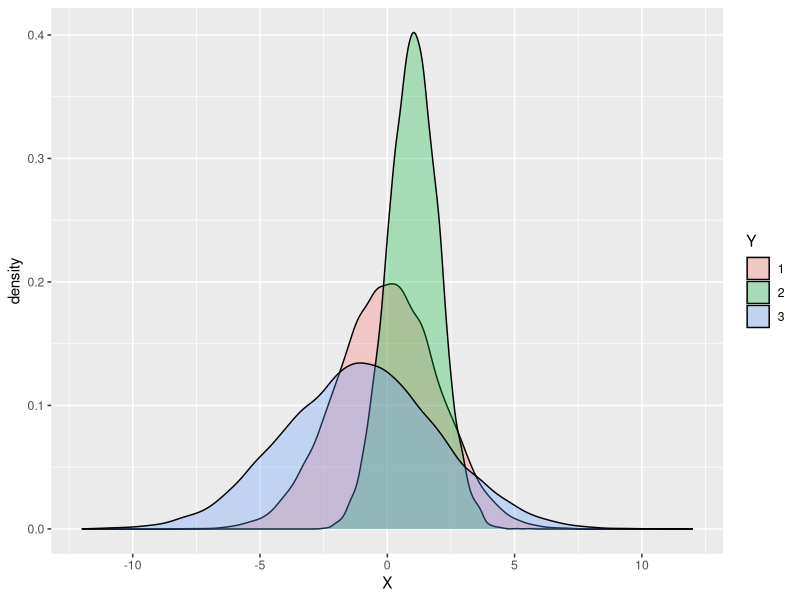
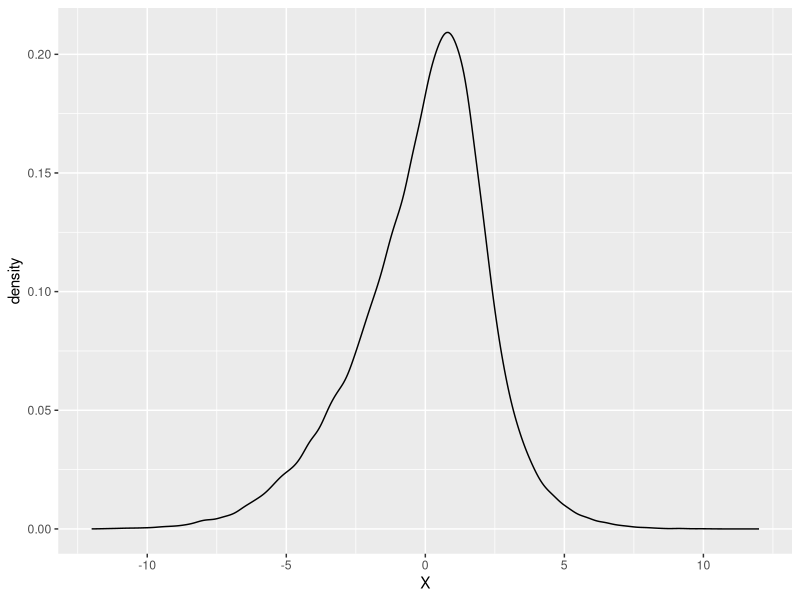

Here is the R script that generated these plots, in order: (Note: a time limit stopped this script after it produced the figures.)
## ---- chunk 1
knitr::opts_chunk$set(echo = TRUE)
library(ggplot2)
## ---- chunk 2
set.seed(12345)
n = 50000
## ---- chunk 3
Z = runif(n,min=0,max=1)
alpha1 = 0.4 
alpha2 = 0.25
alpha3 = 0.35
mu = c(0,1,-1)
sigma = c(2,1,3)
ind1 = which(Z<alpha1)
ind3 = which(Z>=(alpha1+alpha2))
## ---- chunk 4
Y = rep(2,times = n)
Y[ind1] = 1
Y[ind3] = 3
X = rep(0,times = n) 
for (i in 1:n){
  m = mu[Y[i]]
  s = sigma[Y[i]]
  X[i] = rnorm(1,mean= m ,sd= s)
}
Y=factor(Y)
Truedata<-data.frame(cbind(X,Y))
Truedata<-Truedata[order(Y), ]
Truedata$Y=factor(Truedata$Y)
graph1<-ggplot(Truedata,aes(x=X,fill=Y))+geom_density(alpha=0.3)+xlim(c(-12,+12))
graph1
## ---- chunk 5
graph2<-ggplot(Truedata,aes(x=X))+geom_density(alpha=0.3)+xlim(c(-12,+12))
graph2
## ---- chunk 6
alpha1_0 = 0.43
alpha2_0 = 0.26
alpha3_0 = 0.33

mu1_0 = 0.2
mu2_0 = 1.3
mu3_0 = -1.2

sigma1_0 = 1.8
sigma2_0 = 0.9
sigma3_0 = 3.3

## The first time set the initial value
alpha_t = c(alpha1_0,alpha2_0,alpha3_0)

mu_t = c(mu1_0,mu2_0,mu3_0)

sigma_t = c(sigma1_0,sigma2_0,sigma3_0)
##setup for alpha^(t+1), mu^(t+1), sigma^(t+1)
alpha_t_1 = c(0,0,0)
mu_t_1 = c(0,0,0)
sigma_t_1 = c(0,0,0)
## ---- chunk 7
h = matrix(0,nrow = n, ncol = 3)##h_{ij} = E[Zij|Xi] 

nonstop = 1 ## Control While loop, stop when nonstop = 0

##Stop criteria 
threshold = 0.5*10^(-4)
iter=0
mu_array=c(mu_t)
sigma_array=c(sigma_t)
alpha_array=c(alpha_t)
delta_array=c()

while(nonstop){
  print(iter)
  for(i in 1:n){
    sum_f_theta = dnorm(X[i],mean = mu_t[1], sd = sigma_t[1])*alpha_t[1] + dnorm(X[i],mean = mu_t[2], sd = sigma_t[2])*alpha_t[2] + dnorm(X[i],mean = mu_t[3], sd = sigma_t[3])*alpha_t[3] 
    for(j in 1:3){
      h[i,j] = (dnorm(X[i],mean = mu_t[j], sd = sigma_t[j])*alpha_t[j])/(sum_f_theta)
    }
  }
  ## M - step
  for (l in 1:3){
    mu_t_1[l] = sum(h[,l]*X)/sum(h[,l])
    sigma_t_1[l] = sqrt(sum(h[,l]*(X - mu_t_1[l])^2)/sum(h[,l]))
    alpha_t_1[l] = sum(h[,l])/n
  }
  
  nonstop = max(abs(mu_t_1-mu_t),abs(sigma_t_1-sigma_t),abs(alpha_t_1-alpha_t))>threshold
  #print("loss:")
  #print(max(abs(mu_t_1-mu_t),abs(sigma_t_1-sigma_t),abs(alpha_t_1-alpha_t)))
  delta_array=c(delta_array,max(abs(mu_t_1-mu_t),abs(sigma_t_1-sigma_t),abs(alpha_t_1-alpha_t)))
  mu_t = mu_t_1
  sigma_t = sigma_t_1
  alpha_t = alpha_t_1
  mu_array=c(mu_array,mu_t)
  sigma_array=c(sigma_array,sigma_t)
  salpha_array=c(alpha_array,alpha_t)
  iter=iter+1
}
## ---- chunk 8
print('Estimate of Mu')
print(mu_t)  ##EM estimate of mu
print('Estimate of Sigma')
print(sigma_t)  ##EM estimate of sigma
print('Estimate of Alpha')
print(alpha_t)  ##EM estimate of alpha
## ---- chunk 9
x = seq(from= -10, to = 10, by = 0.02)
#f = rep(0,length(x))

f = alpha1*dnorm(x,mean = mu[1],sd = sigma[1])+alpha2*dnorm(x,mean = mu[2],sd = sigma[2])+alpha3*dnorm(x,mean = mu[3],sd = sigma[3])

estimate = alpha_t[1]*dnorm(x,mean=mu_t[1],sd=sigma_t[1])
           +alpha_t[2]*dnorm(x,mean = mu_t[2],sd = sigma_t[2])
           +alpha_t[3]*dnorm(x,mean = mu_t[3],sd = sigma_t[3])
## ---- chunk 10
df=data.frame(x,estimate)
graph3<-ggplot(data=df,aes(x,estimate))+geom_line()+geom_line(aes(x,f),colour='purple')
graph3
## ---- chunk 11
graph4<-ggplot(data=df,aes(x,dnorm(x,mean = mu[3],sd = sigma[3])))+geom_line()+geom_line(data=df,aes(x,dnorm(x,mean = mu[2],sd = sigma[2])))+geom_line(data=df,aes(x,dnorm(x,mean = mu[1],sd = sigma[1])))
graph4
